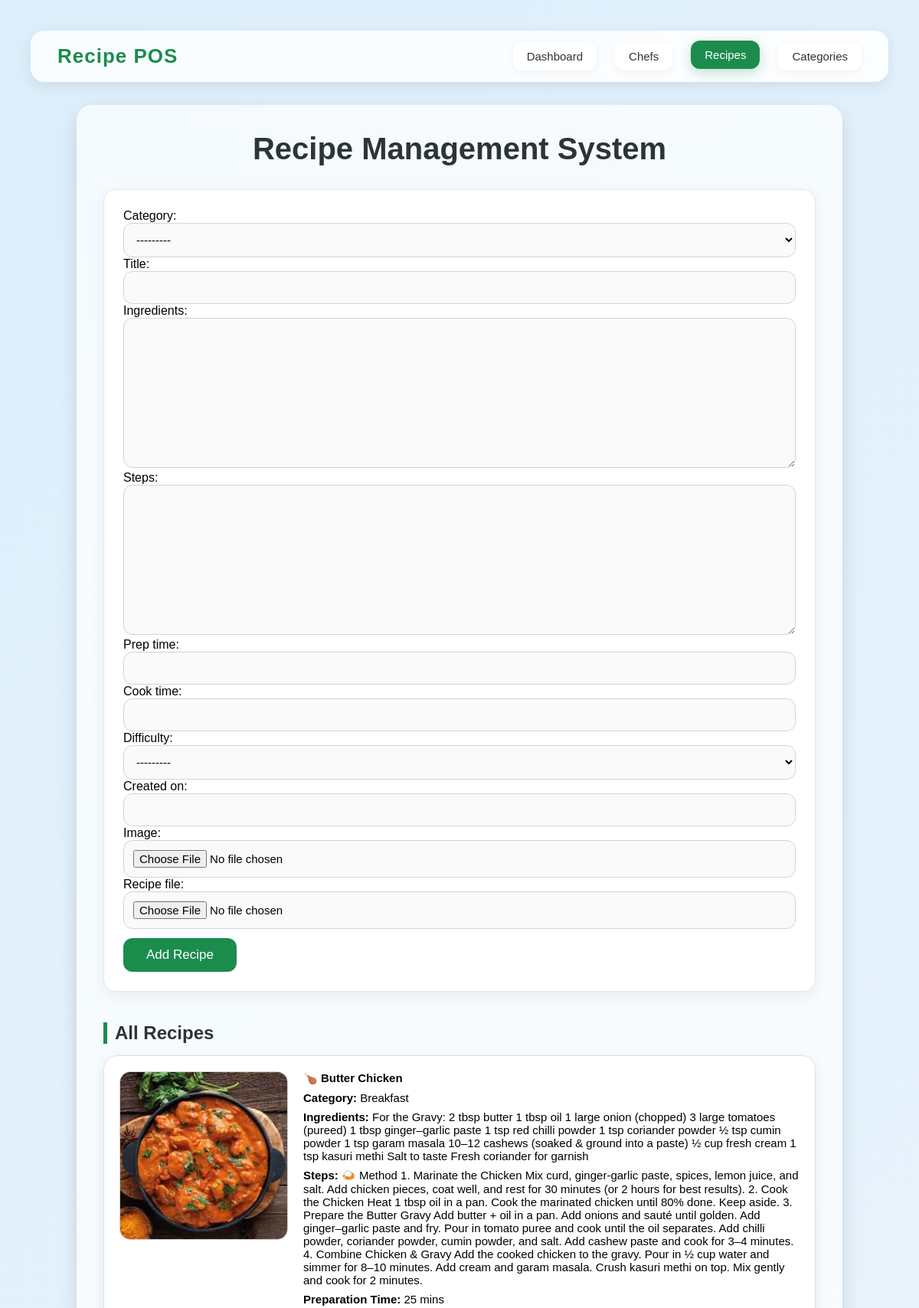
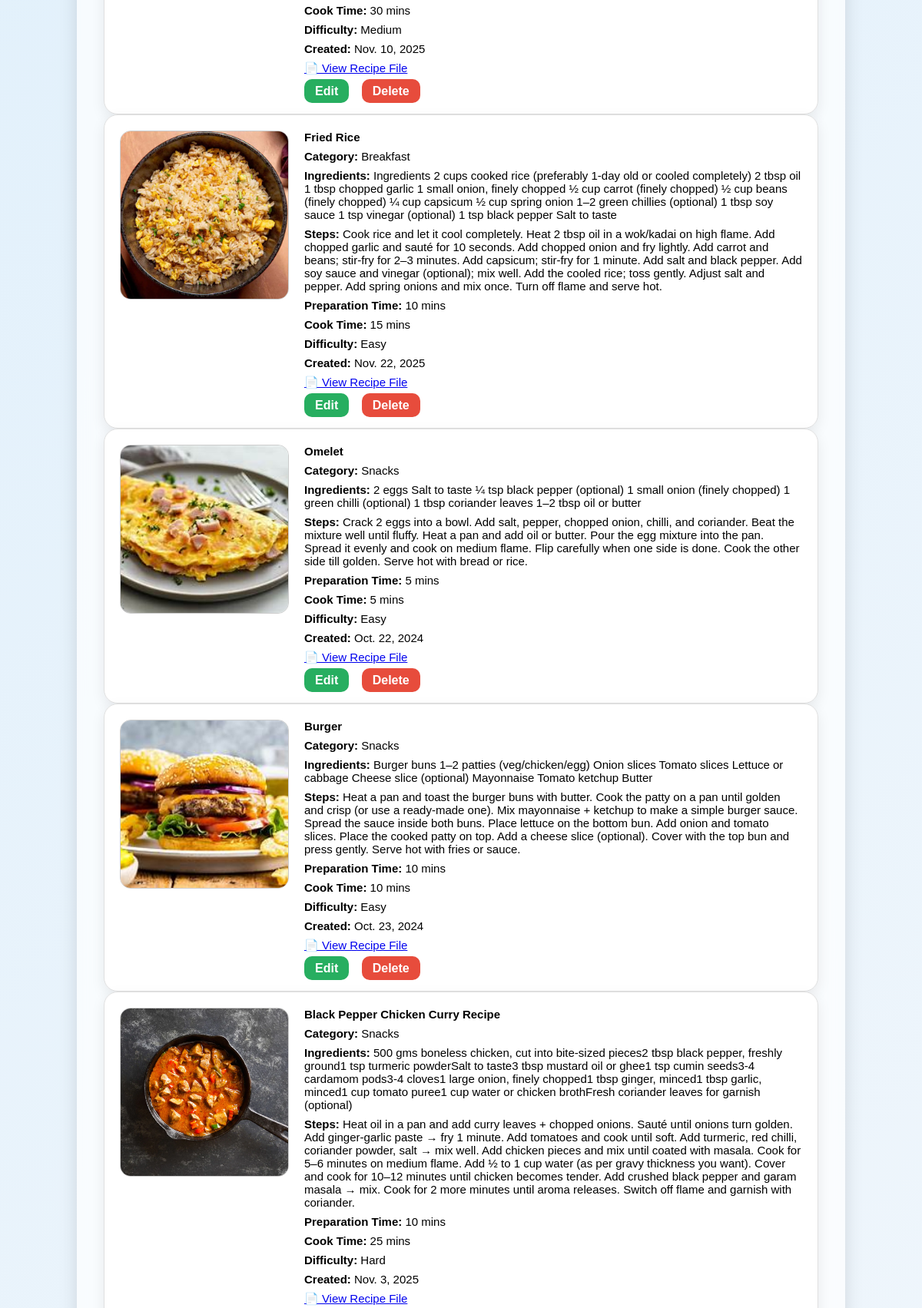
/recipe/recipe/ (upper part), run on the app's committed database (2 pictures, top to bottom).
### Recipeapp/models.py (models this page shows, shortened)
class Recipe(models.Model):
    category = models.ForeignKey(Category,on_delete=models.CASCADE,null=True,blank=True)
    title = models.CharField()
    ingredients = models.TextField()
    steps = models.TextField()
    prep_time = models.PositiveIntegerField()
    cook_time = models.PositiveIntegerField()
    difficulty = models.CharField(choices=[("Easy","Easy"),("Medium","Medium"),("Hard","Hard")])
    created_on = models.DateField()
    image = models.ImageField(upload_to="img")
    recipe_file = models.FileField(upload_to="file")

class Category(models.Model):
    name = models.CharField()
    description = models.TextField()
    created_on = models.DateTimeField()
    def __str__(self):
        return self.name

### Recipeapp/views.py (the view)
# urls.py: path('recipe/',recipe_data, name="recipe"),
def recipe_data(request):
    form = RecipeForm()
    data = Recipe.objects.all()
    if request.method == "POST":
        form = RecipeForm(request.POST,request.FILES)
        if form.is_valid():
            form.save()
    return render(request,"recipe.html",{"form":form,"data":data})

### Recipeapp/forms.py
class RecipeForm(forms.ModelForm):
    class Meta:
        model = Recipe
        fields = "__all__"

### Recipeapp/templates/recipe.html (shortened to what this page needs)
<!DOCTYPE html>
<html lang="en">
<head>
</head>
<body>
<div class="navbar">
    <div class="nav-left">Recipe POS</div>
    <div class="nav-links">
        <a href="{% url 'dashboard' %}" class="{% if request.resolver_match.url_name == 'dashboard' %}active{% endif %}">Dashboard</a>
        <a href="{% url 'chef' %}" class="{% if request.resolver_match.url_name == 'chef' %}active{% endif %}">Chefs</a>
        <a href="{% url 'recipe' %}" class="{% if request.resolver_match.url_name == 'recipe' %}active{% endif %}">Recipes</a>
        <a href="{% url 'category' %}" class="{% if request.resolver_match.url_name == 'category' %}active{% endif %}">Categories</a>
    </div>
</div>
<div class="container">
    <h1>Recipe Management System</h1>
    <form method="post" enctype="multipart/form-data">
        {{ form.as_table }}
        <button type="submit">Add Recipe</button>
    </form>
    <h2>All Recipes</h2>
    {% for i in data %}
    <div class="recipe-card">
        <img class="recipe-image" src="{{ i.image.url }}" alt="Recipe">
        <div class="recipe-details">
            <li><strong>{{ i.title }}</strong></li>
            <li><strong>Category:</strong> {{ i.category }}</li>
            <li><strong>Ingredients:</strong> {{ i.ingredients }}</li>
            <li><strong>Steps:</strong> {{ i.steps }}</li>
            <li><strong>Preparation Time:</strong> {{ i.prep_time }} mins</li>
            <li><strong>Cook Time:</strong> {{ i.cook_time }} mins</li>
            <li><strong>Difficulty:</strong> {{ i.difficulty }}</li>
            <li><strong>Created:</strong> {{ i.created_on }}</li>
            <li><a href="{{ i.recipe_file.url }}" target="_blank">📄 View Recipe File</a></li>
            <div class="actions">
                <a href="{% url 'edit_re' i.id %}" class="edit-link">Edit</a>
                <a href="{% url 'del_re' i.id %}" class="delete-link">Delete</a>
            </div>
        </div>
    </div>
    {% endfor %}
</div>
</body>
</html>

### Recipeapp/templates/recipe.html (style rules this page uses)
* { margin: 0; padding: 0; box-sizing: border-box; font-family: "Poppins", sans-serif; }
body { background: linear-gradient(135deg, #dceefb, #f7f9fc); padding: 40px; }
.navbar { width: 100%; background: rgba(255, 255, 255, 0.85); padding: 15px 35px; display: flex; justify-content: space-between; align-items: center; border-radius: 18px; backdrop-filter: blur(8px); box-shadow: 0 6px 18px rgba(0,0,0,0.08); position: sticky; top: 0; z-index: 1000; }
.nav-left { font-size: 26px; font-weight: 700; color: #1c8c4d; letter-spacing: 1px; }
.nav-links { display: flex; gap: 24px; }
.nav-links a { text-decoration: none; padding: 10px 18px; background: #ffffff; border-radius: 12px; font-size: 15px; font-weight: 500; color: #333; transition: 0.3s; box-shadow: 0 3px 10px rgba(0,0,0,0.05); }
.nav-links a:hover, .nav-links a.active { background: #1c8c4d; color: white; box-shadow: 0 5px 15px rgba(28,140,77,0.25); transform: translateY(-2px); }
.container { max-width: 1000px; margin: auto; margin-top: 30px; background: rgba(255,255,255,0.7); padding: 35px; border-radius: 20px; backdrop-filter: blur(15px); box-shadow: 0 10px 25px rgba(0,0,0,0.12); }
h1 { text-align: center; margin-bottom: 30px; font-size: 40px; font-weight: 700; color: #2d3436; }
h2 { margin: 30px 0 15px; font-size: 24px; color: #2d3436; border-left: 5px solid #1c8c4d; padding-left: 10px; }
form { background: white; padding: 25px; border-radius: 16px; border: 1px solid #e5e7eb; box-shadow: 0 6px 20px rgba(0,0,0,0.06); margin-bottom: 40px; transition: 0.4s; }
input, textarea, select { width: 100%; padding: 12px; border-radius: 12px; border: 1.6px solid #cbd5e1; transition: 0.3s; background: #fafafa; font-size: 15px; }
button { padding: 12px 30px; background: #1c8c4d; border: none; font-size: 17px; border-radius: 12px; color: white; cursor: pointer; margin-top: 12px; transition: 0.3s; }
.recipe-card { display: flex; background: white; border-radius: 18px; padding: 20px; gap: 20px; border: 1px solid #e0e0e0; box-shadow: 0px 6px 18px rgba(0,0,0,0.08); transition: 0.3s; }
.recipe-image { width: 220px; height: 220px; border-radius: 14px; object-fit: cover; border: 1px solid #ccc; }
.recipe-details li { list-style: none; margin-bottom: 8px; font-size: 15px; }
.actions { margin-top: 12px; }
.actions a { text-decoration: none; padding: 7px 14px; border-radius: 10px; font-weight: 600; margin-right: 12px; transition: 0.3s; }
.edit-link { background: #27ae60; color: white; }
.delete-link { background: #e74c3c; color: white; }

### data on the page
Recipe: image (picture), title "🍗 Butter Chicken", category "Breakfast", ingredients "For the Gravy: 2 tbsp butter 1 tbsp oil 1 large onion (chopped) 3 large tomatoes (pureed) 1 tbsp ginger–garlic paste 1 tsp red chilli powder 1 tsp coriander powder ½ tsp cumin powder 1 tsp garam masala 10–12 cashews (soaked & ground into a paste) ½ cup fresh cream 1 tsp kasuri methi Salt to taste Fresh coriander for garnish", steps "🍛 Method 1. Marinate the Chicken Mix curd, ginger-garlic paste, spices, lemon juice, and salt. Add chicken pieces, coat well, and rest for 30 minutes (or 2 hours for best results). 2. Cook the Chicken Heat 1 tbsp oil in a pan. Cook the marinated chicken until 80% done. Keep aside. 3. Prepare the Butter Gravy Add butter + oil in a pan. Add onions and sauté until golden. Add ginger–garlic paste and fry. Pour in tomato puree and cook until the oil separates. Add chilli powder, coriander powder, cumin powder, and salt. Add cashew paste and cook for 3–4 minutes. 4. Combine Chicken & Gravy Add the cooked chicken to the gravy. Pour in ½ cup water and simmer for 8–10 minutes. Add cream and garam…", prep_time "25", cook_time "30", difficulty "Medium", created_on "Nov. 10, 2025"
Recipe: image (picture), title "Fried Rice", category "Breakfast", ingredients "Ingredients 2 cups cooked rice (preferably 1-day old or cooled completely) 2 tbsp oil 1 tbsp chopped garlic 1 small onion, finely chopped ½ cup carrot (finely chopped) ½ cup beans (finely chopped) ¼ cup capsicum ½ cup spring onion 1–2 green chillies (optional) 1 tbsp soy sauce 1 tsp vinegar (optional) 1 tsp black pepper Salt to taste", steps "Cook rice and let it cool completely. Heat 2 tbsp oil in a wok/kadai on high flame. Add chopped garlic and sauté for 10 seconds. Add chopped onion and fry lightly. Add carrot and beans; stir-fry for 2–3 minutes. Add capsicum; stir-fry for 1 minute. Add salt and black pepper. Add soy sauce and vinegar (optional); mix well. Add the cooled rice; toss gently. Adjust salt and pepper. Add spring onions and mix once. Turn off flame and serve hot.", prep_time "10", cook_time "15", difficulty "Easy", created_on "Nov. 22, 2025"
Recipe: image (picture), title "Omelet", category "Snacks", ingredients "2 eggs Salt to taste ¼ tsp black pepper (optional) 1 small onion (finely chopped) 1 green chilli (optional) 1 tbsp coriander leaves 1–2 tbsp oil or butter", steps "Crack 2 eggs into a bowl. Add salt, pepper, chopped onion, chilli, and coriander. Beat the mixture well until fluffy. Heat a pan and add oil or butter. Pour the egg mixture into the pan. Spread it evenly and cook on medium flame. Flip carefully when one side is done. Cook the other side till golden. Serve hot with bread or rice.", prep_time "5", cook_time "5", difficulty "Easy", created_on "Oct. 22, 2024"
Recipe: image (picture), title "Burger", category "Snacks", ingredients "Burger buns 1–2 patties (veg/chicken/egg) Onion slices Tomato slices Lettuce or cabbage Cheese slice (optional) Mayonnaise Tomato ketchup Butter", steps "Heat a pan and toast the burger buns with butter. Cook the patty on a pan until golden and crisp (or use a ready-made one). Mix mayonnaise + ketchup to make a simple burger sauce. Spread the sauce inside both buns. Place lettuce on the bottom bun. Add onion and tomato slices. Place the cooked patty on top. Add a cheese slice (optional). Cover with the top bun and press gently. Serve hot with fries or sauce.", prep_time "10", cook_time "10", difficulty "Easy", created_on "Oct. 23, 2024"
Recipe: image (picture), title "Black Pepper Chicken Curry Recipe", category "Snacks", ingredients "500 gms boneless chicken, cut into bite-sized pieces2 tbsp black pepper, freshly ground1 tsp turmeric powderSalt to taste3 tbsp mustard oil or ghee1 tsp cumin seeds3-4 cardamom pods3-4 cloves1 large onion, finely chopped1 tbsp ginger, minced1 tbsp garlic, minced1 cup tomato puree1 cup water or chicken brothFresh coriander leaves for garnish (optional)", steps "Heat oil in a pan and add curry leaves + chopped onions. Sauté until onions turn golden. Add ginger-garlic paste → fry 1 minute. Add tomatoes and cook until soft. Add turmeric, red chilli, coriander powder, salt → mix well. Add chicken pieces and mix until coated with masala. Cook for 5–6 minutes on medium flame. Add ½ to 1 cup water (as per gravy thickness you want). Cover and cook for 10–12 minutes until chicken becomes tender. Add crushed black pepper and garam masala → mix. Cook for 2 more minutes until aroma releases. Switch off flame and garnish with coriander.", prep_time "10", cook_time "25", difficulty "Hard", created_on "Nov. 3, 2025"
